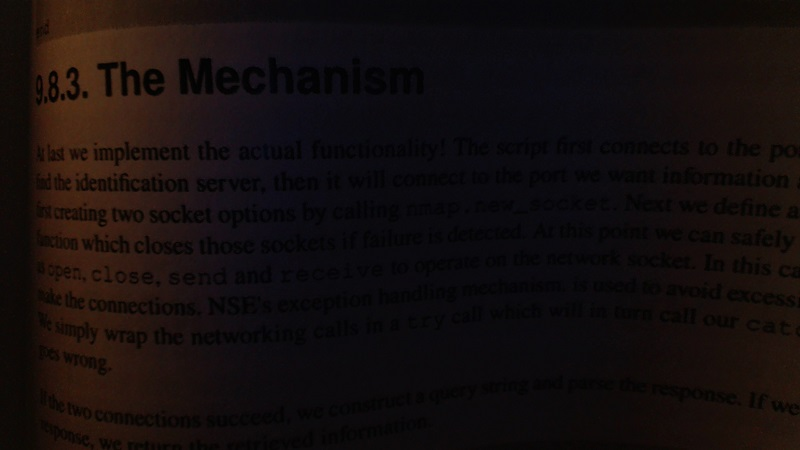
#> input picture python/PycharmProjects/OpenCV-Test/bookpage.jpg, 800 x 450 px, given in place of the camera
$ python ImageGradients.py   (older library calls are emulated)
#> lines starting #> are read from the running program, lines starting #| are printed output that depends on the picture; after the words box and inside, x2 and y2 are one past the last pixel; in counts of white or black regions, pixels touching at a corner belong together
import cv2
import numpy as np
import matplotlib.pyplot as plt


cap = cv2.VideoCapture(0)

while True:


    _, frame = cap.read()
#> frame is the input picture: shape (450, 800, 3); mean B, G, R 13.4, 13.6, 20.3

    laplacian = cv2.Laplacian(frame, cv2.CV_64F)
    grayscale = cv2.cvtColor(frame.copy(), cv2.COLOR_BGR2GRAY)
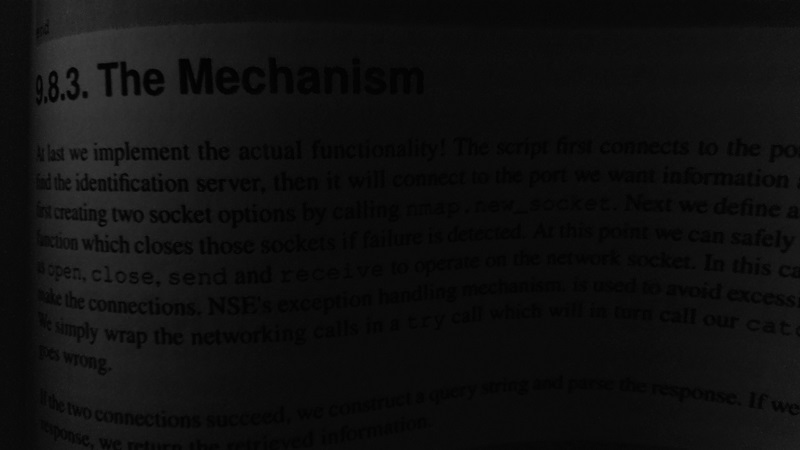
#> grayscale: shape (450, 800); min 0, max 64, mean 15.6
    sobelx = cv2.Sobel(grayscale, cv2.CV_64F, 1, 0, ksize=1)
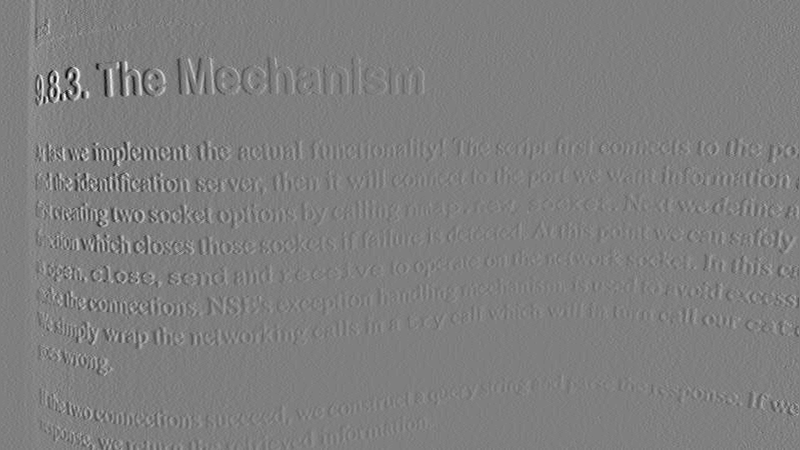
#> sobelx: shape (450, 800) float64; min -45, max 45, mean 0; drawn with min black and max white
    sobely = cv2.Sobel(grayscale, cv2.CV_64F, 0, 1, ksize=1)
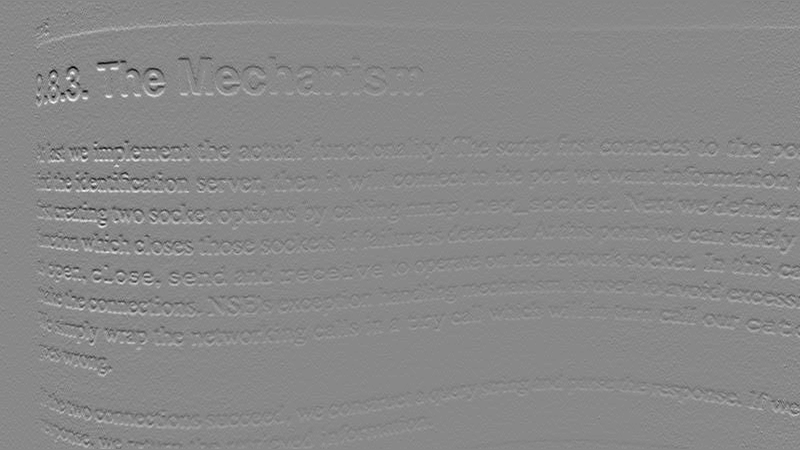
#> sobely: shape (450, 800) float64; min -51, max 44, mean 0; drawn with min black and max white
    edges = cv2.Canny(grayscale, 25, 100)
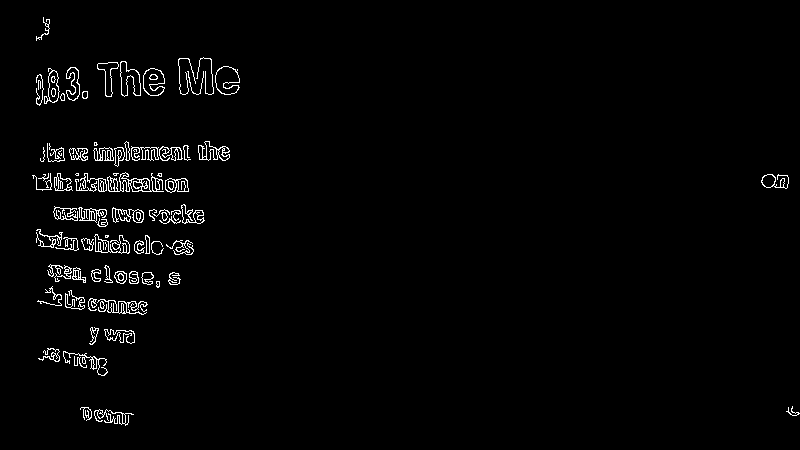
#> edges: shape (450, 800); 1.9% white in thin lines or dots, all inside (x1, y1, x2, y2) = (32, 17, 800, 426)


    cv2.imshow("original", frame)
    cv2.imshow("laplacian", laplacian)
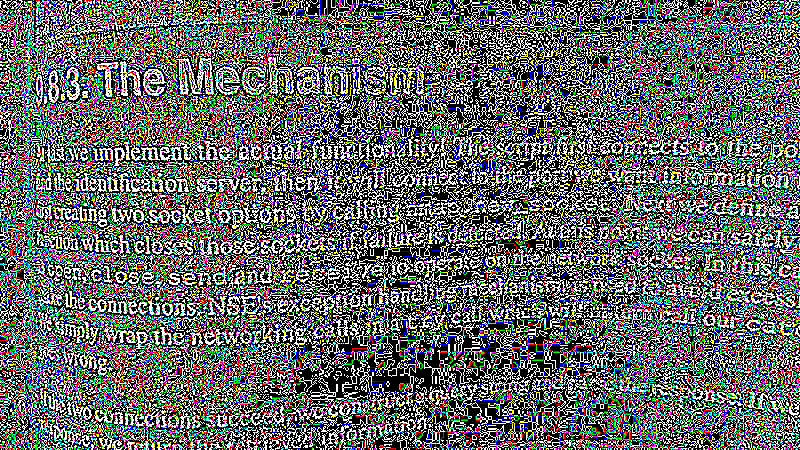
#> window 'laplacian': shape (450, 800, 3); mean B, G, R 104.5, 102.9, 103.7
    cv2.imshow("SobelX", sobelx)
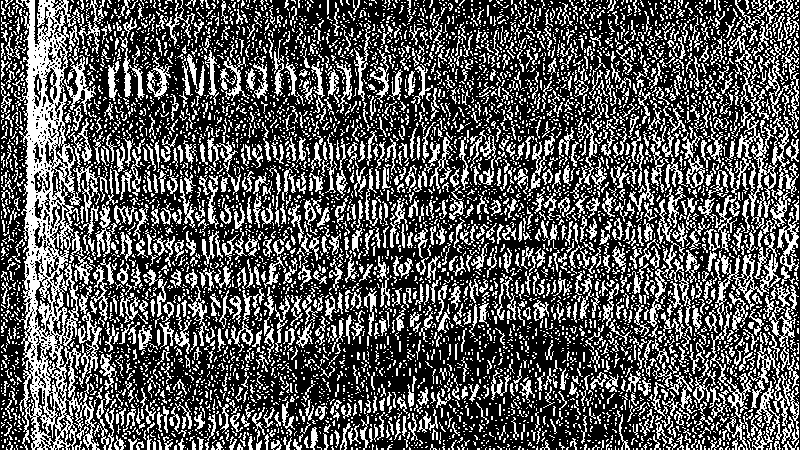
#> window 'SobelX': shape (450, 800); 34.5% white in thin lines or dots
    cv2.imshow("SobelY", sobely)
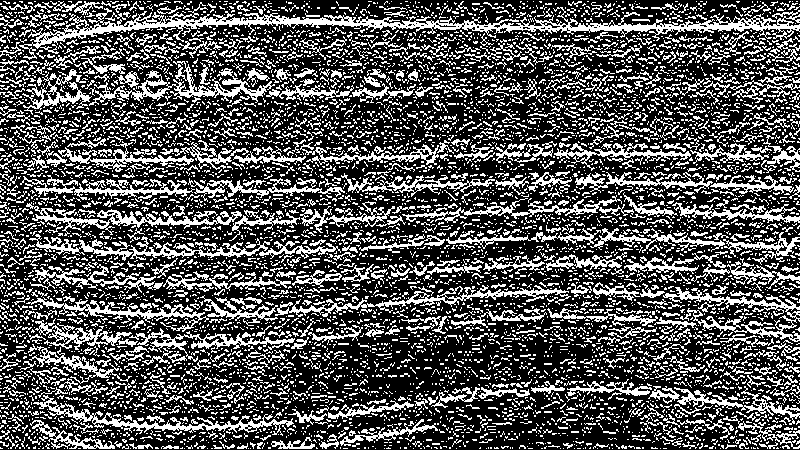
#> window 'SobelY': shape (450, 800); 32.7% white in thin lines or dots
    cv2.imshow("Edges", edges)

    k = cv2.waitKey(5) & 0xFF
#> (key Esc is pressed here)
    if k == 27:
        break
cv2.destroyAllWindows()
cap.release()
#> (the run stopped early here; a loop or call above may not have finished)
